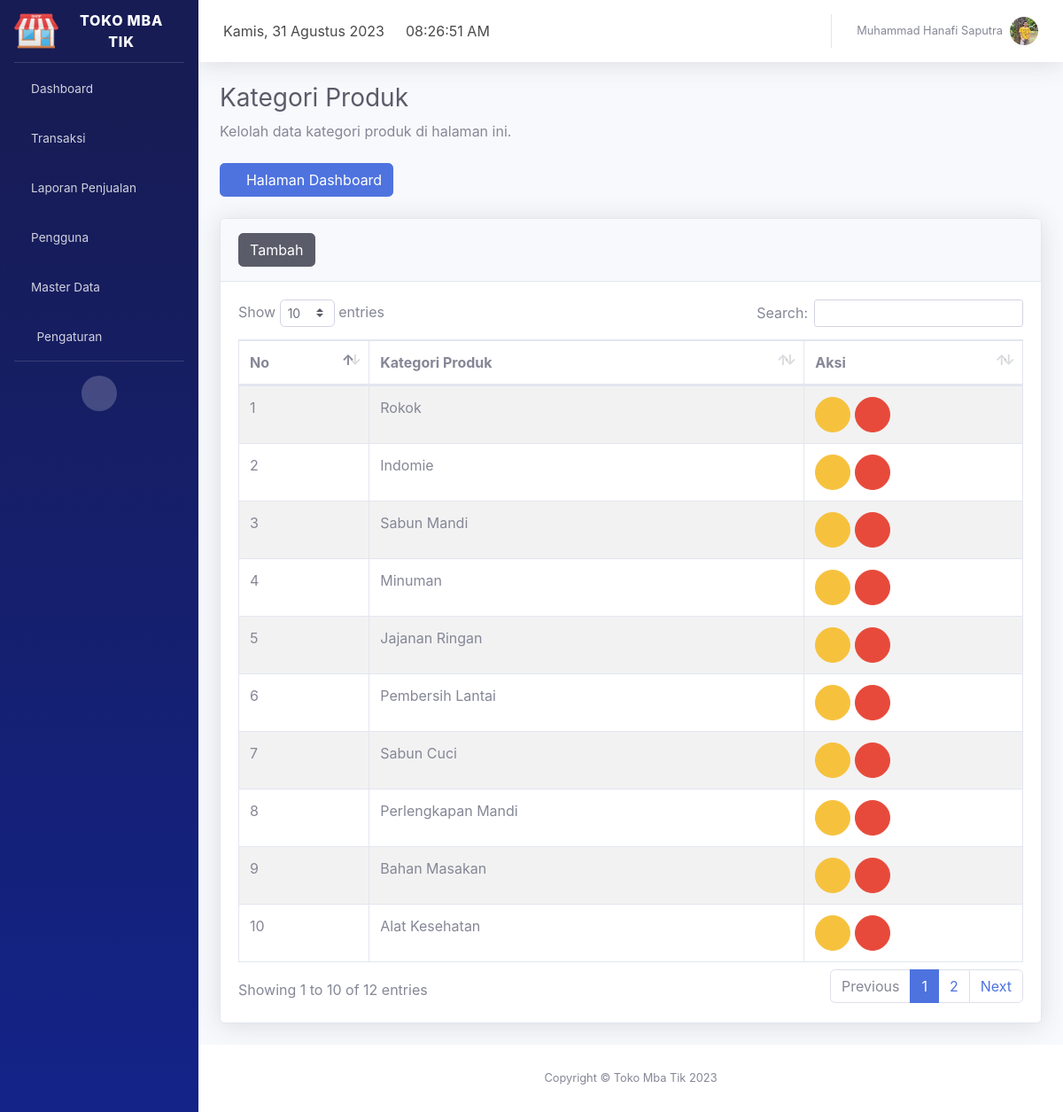
The app's page /index.php?page=kategori_produk (signed in) with its own data.
### tables this page shows
CREATE TABLE `profil_aplikasi` (
  `id` int(11) NOT NULL,
  `nama_aplikasi` varchar(30) NOT NULL,
  `alamat` varchar(100) NOT NULL,
  `no_telp` char(14) NOT NULL,
  `website` varchar(50) NOT NULL,
  `logo` varchar(100) NOT NULL
);

CREATE TABLE `pengguna` (
  `id_pengguna` int(11) NOT NULL,
  `kode_pengguna` char(9) NOT NULL,
  `nama_pengguna` varchar(50) NOT NULL,
  `email` varchar(35) NOT NULL,
  `no_telp` char(14) NOT NULL,
  `foto` varchar(100) NOT NULL,
  `username` varchar(50) NOT NULL,
  `password` varchar(500) NOT NULL,
  `level` varchar(10) NOT NULL,
  `status` int(11) NOT NULL
);

CREATE TABLE `kategori_produk` (
  `id_kt_produk` int(11) NOT NULL,
  `nama_kt_produk` varchar(50) NOT NULL
);

### page/produk/kategori/index.php (the view, shortened to what this page needs)
<div class="container-fluid">
  <h1 class="h3 mb-2 text-gray-800">Kategori Produk</h1>
  <p class="mb-4">Kelolah data kategori produk di halaman ini.</p>
  <a href="index.php?page=dashboard"><button class="btn btn-primary"><i class="fa fa-angle-left"></i> Halaman Dashboard</button></a>
  <br /><br />
  <div class="card shadow mb-4">
    <div class="card-header py-3">
      <button class="btn-tambah btn btn-dark btn-icon-split"><span class="text">Tambah</span></button>
    </div>
    <div class="card-body">
      <div class="table-responsive">
        <table class="table table-bordered table-striped" id="dataTable" width="100%" cellspacing="0">
          <thead>
            <tr>
              <th>No</th>
              <th>Kategori Produk</th>
              <th>Aksi</th>
            </tr>
          </thead>
          <tbody>
            <?php
            include 'config/database.php';
            $sql = "select * from kategori_produk order by id_kt_produk desc";
            $hasil = mysqli_query($kon, $sql);
            $no = 0;
            while ($data = mysqli_fetch_array($hasil)) :
              $no++;
            ?>
              <tr>
                <td><?php echo $no; ?></td>
                <td><?php echo $data['nama_kt_produk']; ?></td>
                <td>
                  <button class="btn-edit btn btn-warning btn-circle" id_kt_produk="<?php echo $data['id_kt_produk']; ?>" data-toggle="tooltip" title="Edit Produk" data-placement="top"><i class="fas fa-edit"></i></button>
                  <button class="btn-hapus btn btn-danger btn-circle" id_kt_produk="<?php echo $data['id_kt_produk']; ?>" data-toggle="tooltip" title="Hapus Produk" data-placement="top"><i class="fas fa-trash"></i></button>
                </td>
              </tr>
            <?php endwhile; ?>
          </tbody>
        </table>
      </div>
    </div>
  </div>
</div>

### index.php (shortened to what this page needs)
<?php
include 'config/database.php';
$hasil = mysqli_query($kon, "select * from profil_aplikasi order by nama_aplikasi desc limit 1");
$data = mysqli_fetch_array($hasil);
?>
<!DOCTYPE html>
<html lang="en">
<head>
  <link href="assets/vendor/fontawesome-free/css/all.min.css" rel="stylesheet" type="text/css">
  <link href="assets/font/font.css" rel="stylesheet">
  <link href="assets/css/sb-admin-2.min.css" rel="stylesheet">
  <link href="assets/vendor/datatables/dataTables.bootstrap4.min.css" rel="stylesheet">
  <link rel="stylesheet" href="assets/plugin/datepicker/css/datepicker.css">
</head>
<body>
  <div id="wrapper">
    <ul class="navbar-nav sidebar sidebar-dark accordion" id="accordionSidebar" style="background-image: linear-gradient(180deg,#171c55 10%,#132388 100%);">
      <a class="sidebar-brand d-flex align-items-center justify-content-center" href="index.php?page=dashboard">
        <div class="sidebar-brand-icon">
          <img src="page/aplikasi/logo/<?php echo $data['logo']; ?>" width="50px" alt="brand" />
        </div>
        <div class="sidebar-brand-text mx-3"><?php echo $data['nama_aplikasi']; ?></div>
      </a>
      <hr class="sidebar-divider my-0">
      <li class="nav-item">
        <a class="nav-link" href="index.php?page=dashboard">
          <i class="fas fa-home"></i>
          <span>Dashboard</span></a>
      </li>
      <li class="nav-item">
        <a class="nav-link collapsed" href="#" data-toggle="collapse" data-target="#transaksi" aria-expanded="true" aria-controls="collapseTwo">
          <i class="fas fa-shopping-cart"></i>
          <span>Transaksi</span>
        </a>
      </li>
      <?php if ($_SESSION["level"] == "Admin" || $_SESSION["level"] == "Manajer") : ?>
        <li class="nav-item">
          <a class="nav-link collapsed" href="#" data-toggle="collapse" data-target="#laporan" aria-expanded="true" aria-controls="collapseTwo">
            <i class="fas fa-book"></i>
            <span>Laporan Penjualan</span>
          </a>
        </li>
      <?php endif; ?>
      <?php if ($_SESSION["level"] == "Admin") : ?>
        <li class="nav-item">
          <a class="nav-link collapsed" href="#" data-toggle="collapse" data-target="#pengguna" aria-expanded="true" aria-controls="collapseTwo">
            <i class="fas fa-users"></i>
            <span>Pengguna</span>
          </a>
        </li>
        <li class="nav-item">
          <a class="nav-link collapsed" href="#" data-toggle="collapse" data-target="#master_data" aria-expanded="true" aria-controls="collapseTwo">
            <i class="fas fa-database"></i>
            <span>Master Data</span>
          </a>
        </li>
      <?php endif; ?>
      <?php if ($_SESSION["level"] == "Admin") : ?>
        <li class="nav-item">
          <a class="nav-link collapsed" href="#" data-toggle="collapse" data-target="#pengaturan" aria-expanded="true" aria-controls="collapseTwo">
            <i class="fas fa-fw fa-cog"></i>
            <span>Pengaturan</span>
          </a>
        </li>
      <?php endif; ?>
      <hr class="sidebar-divider d-none d-md-block">
      <div class="text-center d-none d-md-inline">
        <button class="rounded-circle border-0" id="sidebarToggle"></button>
      </div>
    </ul>
    <div id="content-wrapper" class="d-flex flex-column">
      <div id="content">
        <nav class="navbar navbar-expand navbar-light bg-white topbar mb-4 static-top shadow">
          <div class="top-navbar d-none d-xl-block">
            <ul class="navbar-nav align-items-center">
              <li class="nav-item">
                <a class="nav-link">
                  <div id="date">
                  </div>
                </a>
              </li>
            </ul>
          </div>
          <div class="top-navbar d-none d-xl-block">
            <ul class="navbar-nav align-items-center">
              <li class="nav-item">
                <a class="nav-link">
                  <div id="clock">
                  </div>
                </a>
              </li>
            </ul>
          </div>
          <ul class="navbar-nav ml-auto">
            <?php
            include 'config/database.php';
            $id_pengguna = $_SESSION["id_pengguna"];
            $hasil = mysqli_query($kon, "select nama_pengguna,foto from pengguna where id_pengguna=$id_pengguna");
            $row = mysqli_fetch_array($hasil);
            ?>
            <li class="nav-item dropdown no-arrow">
              <a class="nav-link dropdown-toggle" href="#" id="userDropdown" role="button" data-toggle="dropdown" aria-haspopup="true" aria-expanded="false">
                <span class="mr-2 d-none d-lg-inline text-gray-600 small"><?php echo $row["nama_pengguna"]; ?></span>
                <img class="img-profile rounded-circle" src="page/pengguna/foto/<?php echo $row["foto"]; ?>">
              </a>
            </li>
          </ul>
        </nav>
        <?php
        if (isset($_GET['page'])) {
          $page = $_GET['page'];
          switch ($page) {
            case 'kategori_produk':
              include "page/produk/kategori/index.php";
              break;
          }
        }
        ?>
      </div>
      <?php
      include 'config/database.php';
      $hasil = mysqli_query($kon, "select * from profil_aplikasi order by nama_aplikasi desc limit 1");
      $data = mysqli_fetch_array($hasil);
      ?>
      <footer class="sticky-footer bg-white">
        <div class="container my-auto">
          <div class="copyright text-center my-auto">
            <span>Copyright &copy; <?php echo $data['nama_aplikasi']; ?> <?php echo date('Y'); ?> </span>
          </div>
        </div>
      </footer>
    </div>
  </div>
  <link href="assets/plugin/select2/select2.min.css" rel="stylesheet" />
</body>
</html>

### records on screen
profil_aplikasi: logo (picture), nama_aplikasi "TOKO MBA TIK", nama_aplikasi "Toko Mba Tik"
pengguna: nama_pengguna "Muhammad Hanafi Saputra", foto (picture)
kategori_produk: nama_kt_produk "Rokok"
kategori_produk: nama_kt_produk "Indomie"
kategori_produk: nama_kt_produk "Sabun Mandi"
kategori_produk: nama_kt_produk "Minuman"
kategori_produk: nama_kt_produk "Jajanan Ringan"
kategori_produk: nama_kt_produk "Pembersih Lantai"
kategori_produk: nama_kt_produk "Sabun Cuci"
kategori_produk: nama_kt_produk "Perlengkapan Mandi"
kategori_produk: nama_kt_produk "Bahan Masakan"
kategori_produk: nama_kt_produk "Alat Kesehatan"
